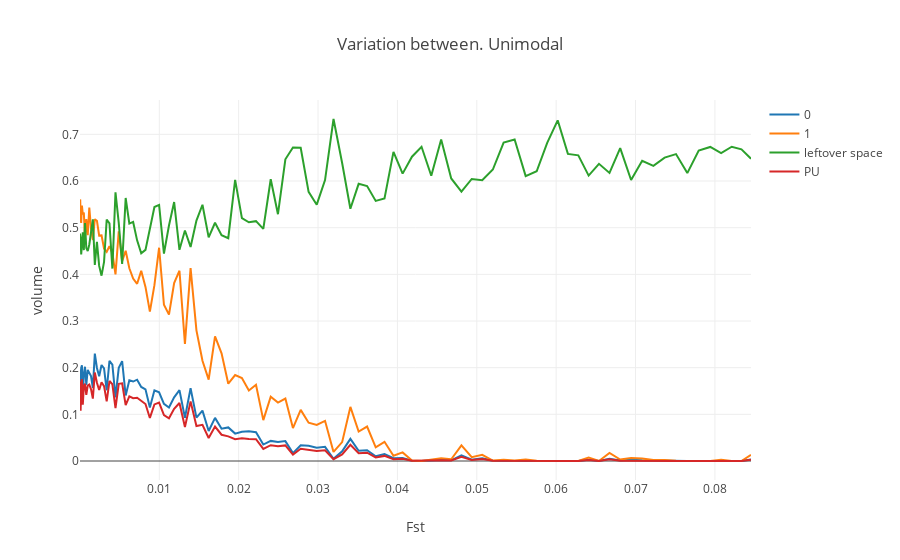

The notebook cell this image was saved under:
### Markdown cell above
**Fig. Simulated Fsts** pairwise Fsts between all population vectors used and across across data sets.

### Code cell
# Plot overlaps

fst_indexes= {z:[x for x in range(len(Fst_labels)) if Fst_labels[x] == z] for z in list(set(Fst_labels))}
fst_target= [z for z in fst_indexes.keys() if len([x for x in target if x in z]) == len(target)][0]

tup= '01'
Xs= []
pop1= []
labels= []

for window in Windows_union.keys():
    Xs.extend([window] * 4)
    pop1.append(Windows_union[window][tuple((int(tup[0]),int(tup[1])))][int(tup[0])])
    pop1.append(Windows_union[window][tuple((int(tup[0]),int(tup[1])))][int(tup[1])])
    pop1.append(Windows_union[window][tuple((int(tup[0]),int(tup[1])))]['empty'])
    pop1.append(Windows_union[window][tuple((int(tup[0]),int(tup[1])))]['PU'])
    labels.extend([0,1,'leftover space','PU'])

coords= {i:[x for x in range(len(labels)) if labels[x] == i] for i in list(set(labels))}

datum= np.array([Xs,pop1]).T

fig_data= [go.Scatter(
x= [Fst_crawl[x] for x in fst_indexes[fst_target]],
y= datum[coords[i],1],
mode= 'lines',
name= i
) for i in coords.keys()
]
layout = go.Layout(
    title= 'Variation between. Unimodal',
    yaxis=dict(
        title= 'volume'
        #range=[0, 1]
    ),
    xaxis= dict(
        title= 'Fst'
    )
)

fig = go.Figure(data=fig_data, layout=layout)
iplot(fig)
